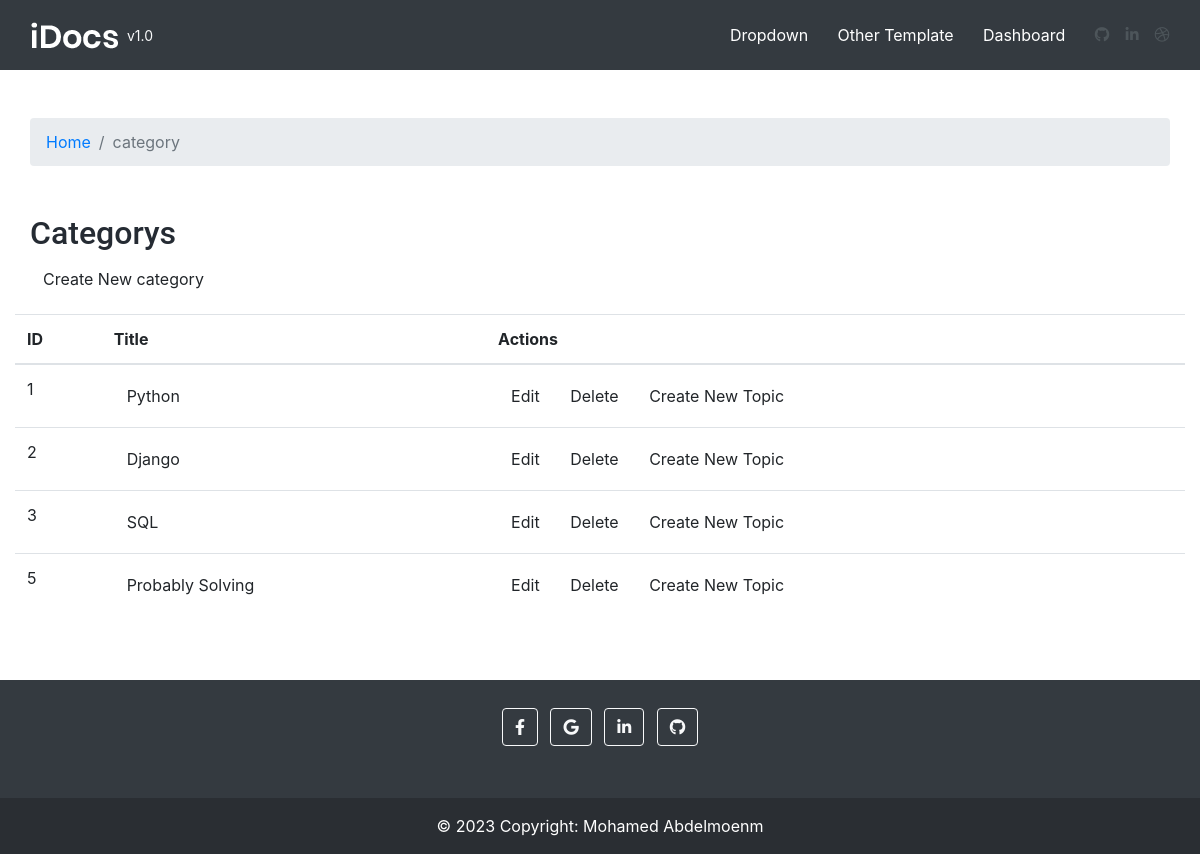
/dashboard/, run on the app's committed database.
### docs_app/models.py (models this page shows, shortened)
class Category(models.Model):
    name = models.CharField(_('Name'),max_length=100)
    intro = RichTextField(_('Intro'))
    author = models.ForeignKey(User, on_delete=models.SET_NULL, null=True, related_name='category_author', verbose_name=_('Author'))
    created_at = models.DateTimeField(_('Created AT'),default= timezone.now)

### docs_app/views.py (the view)
# urls.py: path('dashboard/', Dashboard_List_Category.as_view(), name='dashboard'),
class Dashboard_List_Category(ListView):
    model = Category
    template_name = 'doc/dashboard.html'

### docs_app/templates/doc/dashboard.html (shortened to what this page needs)
{% extends "base.html" %}
{% block body %}
    <link rel="stylesheet" href="https://stackpath.bootstrapcdn.com/bootstrap/4.5.2/css/bootstrap.min.css">
</head>
<body>
    <div class="container my-5">
    <ol class="breadcrumb my-4">
        <li class="breadcrumb-item"><a href="/">Home</a></li>
        <li class="breadcrumb-item active" aria-current="page">category</li>
    </ol>
</div>
<div class="container mt-4">
    <div class="row">
        <div class="col-md-9">
            <h2>Categorys</h2>
                <a href="{% url 'create_category' %}"  class="btn waves-effect waves-light">Create New category</a>
            </div>
            <table class="table">
                <thead>
                    <tr>
                        <th>ID</th>
                        <th>Title</th>
                        <th>Actions</th>
                    </tr>
                </thead>
                <tbody>
                    {% for category in category_list %}
                    <tr>
                        <td>{{category.id}}</td>
                        <td> <a href="#" class="btn waves-effect waves-light">{{category.name}}</a></td>
                        <td>
                            <a href="{% url 'update_category' category.id %}" class="btn waves-effect waves-light">Edit</a>
                            <a href="{% url 'delete_category' category.id %}" class="btn waves-effect waves-light">Delete</a>
                            <a href="{% url 'create_document' category.id %}" class="btn waves-effect waves-light">Create New Topic</a>
                        </td>
                    </tr>
                    {% endfor %}
                </tbody>
            </table>
        </div>
    </div>
</div>
</body>
</html>
{% endblock body %}

### docs_app/static/assets/css/stylesheet.css (style rules this page uses)
body, html { height: 100%; }
body { background: #dddddd; color: #4c4d4d; }
a, a:focus { color: #0366d6; -webkit-transition: all 0.2s ease; transition: all 0.2s ease; }
h1, h2, h3, h4, h5, h6 { color: #252b33; line-height: 1.5; margin: 0 0 1.5rem 0; font-family: Roboto, sans-serif; }
h2 { font-size: 2.2rem; }
dl, ol, ul, pre, blockquote, .table { margin-bottom: 1.8rem; }
@media (min-width: 1200px) { .container { max-width: 1170px !important; } }

### docs_app/templates/base.html (style rules this page uses)
a { text-decoration: none; }

### docs_app/templates/doc/dashboard.html (style rules this page uses)
a { text-decoration: none; }

### data on the page
Category: id "1", name "Python"
Category: id "2", name "Django"
Category: id "3", name "SQL"
Category: id "5", name "Probably Solving"
